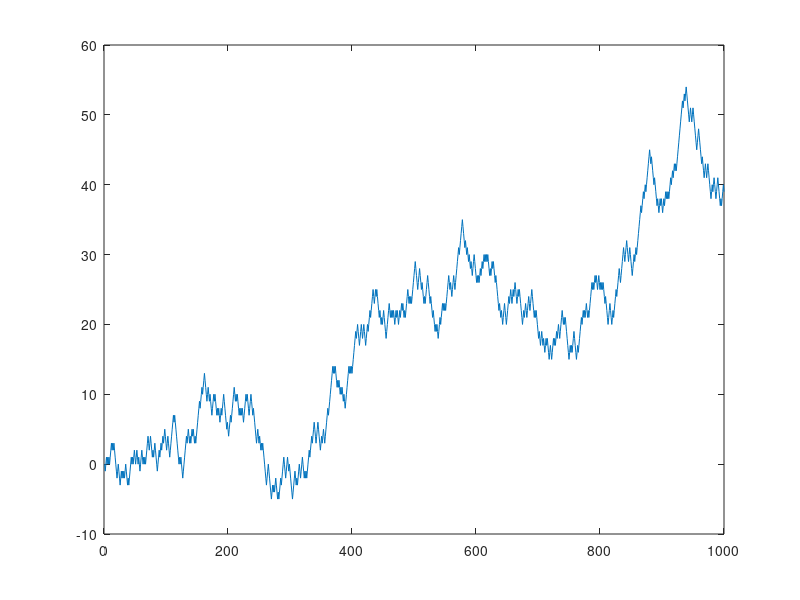

Recreate this plot in MATLAB.
% Step 1 creating a 1D walk

% Number of steps
N = 1000;

% Initialize the position vector (start at 0)
position = zeros(1, N);

% Loop to simulate the random walk
for i = 2:N
    % Generate a random step: -1 (left) or 1 (right)
    step = 2 * randi([0, 1]) - 1; % This will give -1 or 1
    position(i) = position(i-1) + step;
end

% Plotting the walk
plot(1:N, position);
